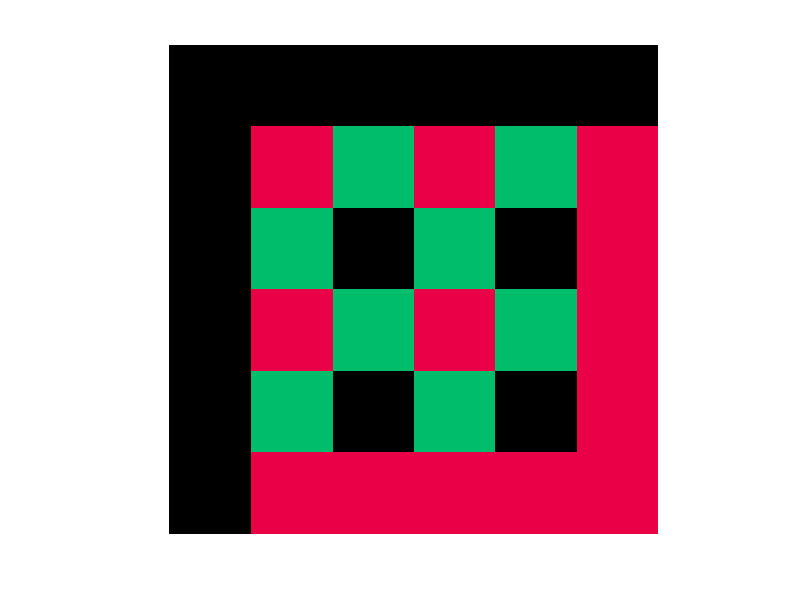

Source code (MATLAB):
n=input('Width = ');

%Initial state  
s=zeros(n+2,n+2);  
m=floor((n+2)/2);  
s(m,m)=1;

output = zeros(n, n, 3, 'uint8');

for i=2:n+1  
    for j=2:n+1
        if(s(i,j) == 0)
           output(i,j,1) = 0;
           output(i,j,2) = 0;
           output(i,j,3) = 0;
        end
        if(s(i,j) == 1)
           output(i,j,1) = 233;
           output(i,j,2) = 0;
           output(i,j,3) = 71;
        end
        if(s(i,j) == 2)
           output(i,j,1) = 0;
           output(i,j,2) = 189;
           output(i,j,3) = 108;
        end
        if(s(i,j) == 3)
           output(i,j,1) = 255;
           output(i,j,2) = 219;
           output(i,j,3) = 0;
        end
    end
end
figure(1), imshow(output);

%Iterasi sebanyak 100 kali  
for iter=1:100
    %Update state dengan aturan Game of Life  
    st=s;
    for i=2:n+1
        for j=2:n+1 
            % rumput
            t_tetangga = 0;
            if (st(i-1, j-1) == 1)
                t_tetangga = t_tetangga + 1;
            end
            if (st(i, j-1) == 1)
                t_tetangga = t_tetangga + 1;
            end
            if (st(i+1, j-1) == 1)
                t_tetangga = t_tetangga + 1;
            end
            if (st(i+1, j) == 1)
                t_tetangga = t_tetangga + 1;
            end
            if (st(i+1, j+1) == 1)
                t_tetangga = t_tetangga + 1;
            end
            if (st(i, j+1) == 1)
                t_tetangga = t_tetangga + 1;
            end
            if (st(i-1, j+1) == 1)
                t_tetangga = t_tetangga + 1;
            end
            if (st(i-1, j) == 1)
                t_tetangga = t_tetangga + 1;
            end
            
            if(st(i,j)==0)
                if((t_tetangga==1))
                    s(i,j)=1;
                end
                if((t_tetangga==2))
                    s(i,j)=2;
                end
                if((t_tetangga==3))
                    s(i,j)=3;
                end
            else
                if((t_tetangga>4))
                    s(i,j)=0;
                end
            end
        end
    end
    
    % print
    for i=2:n+1  
        for j=2:n+1
            if(s(i,j) == 0)
               output(i,j,1) = 0;
               output(i,j,2) = 0;
               output(i,j,3) = 0;
            end
            if(s(i,j) == 1)
               output(i,j,1) = 233;
               output(i,j,2) = 0;
               output(i,j,3) = 71;
            end
            if(s(i,j) == 2)
               output(i,j,1) = 0;
               output(i,j,2) = 189;
               output(i,j,3) = 108;
            end
            if(s(i,j) == 3)
               output(i,j,1) = 255;
               output(i,j,2) = 219;
               output(i,j,3) = 0;
            end
        end
    end
    figure(1), imshow(output);
end
